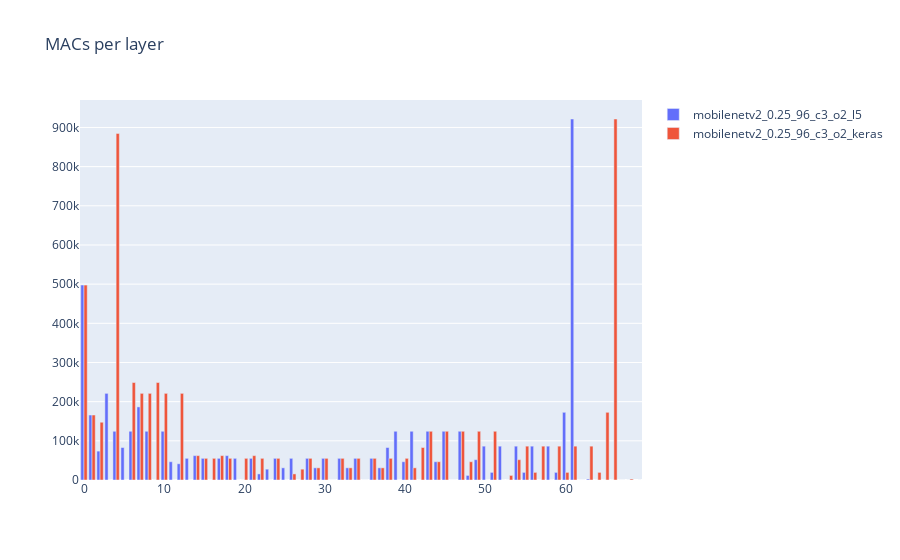

Write notebook code for a chart like this one.
### Code cell
# dict for the dataframes and their names
dfs = {architecture_1 : df_me, architecture_2 : df_keras}

# plot the data
#fig = go.Figure(layout=dict(title=dict(text="MACs per layer")))
fig = go.Figure(layout_title_text="MACs per layer")
#fig = make_subplots(rows=2, cols=1, start_cell="bottom-left")

for i in dfs:
    fig = fig.add_trace(go.Bar(x = dfs[i]["index"],
                                   y = dfs[i]["macs"], 
                                   name = i))
fig.show()

### Figure 1 — Plotly figure (JSON) as saved in the notebook; plotly's stock layout.template omitted (floating-point values rounded to 4 significant figures)
{"data": [{"name": "mobilenetv2_0.25_96_c3_o2_l5", "type": "bar", "x": [0, 1, 2, 3, 4, 5, 6, 7, 8, 9, 10, 11, 12, 13, 14, 15, 16, 17, 18, 19, 20, 21, 22, 23, 24, 25, 26, 27, 28, 29, 30, 31, 32, 33, 34, 35, 36, 37, 38, 39, 40, 41, 42, 43, 44, 45, 46, 47, 48, 49, 50, 51, 52, 53, 54, 55, 56, 57, 58, 59, 60, 61, 62, 63, 64, 65, 66, 67, 68], "y": [497664, 165888, 73728, 221184, 124416, 82944, 124416, 186624, 124416, 0, 124416, 46656, 41472, 55296, 62208, 55296, 0, 55296, 62208, 55296, 0, 55296, 15552, 27648, 55296, 31104, 55296, 0, 55296, 31104, 55296, 0, 55296, 31104, 55296, 0, 55296, 31104, 82944, 124416, 46656, 124416, 0, 124416, 46656, 124416, 0, 124416, 11664, 51840, 86400, 19440, 86400, 0, 86400, 19440, 86400, 0, 86400, 19440, 172800, 921600, 0, 2560, 0, 0, 0, 0, 0]}, {"name": "mobilenetv2_0.25_96_c3_o2_keras", "type": "bar", "x": [0, 1, 2, 3, 4, 5, 6, 7, 8, 9, 10, 11, 12, 13, 14, 15, 16, 17, 18, 19, 20, 21, 22, 23, 24, 25, 26, 27, 28, 29, 30, 31, 32, 33, 34, 35, 36, 37, 38, 39, 40, 41, 42, 43, 44, 45, 46, 47, 48, 49, 50, 51, 52, 53, 54, 55, 56, 57, 58, 59, 60, 61, 62, 63, 64, 65, 66, 67, 68, 69], "y": [497664, 165888, 147456, 0, 884736, 0, 248832, 221184, 221184, 248832, 221184, 0, 221184, 0, 62208, 55296, 55296, 62208, 55296, 0, 55296, 62208, 55296, 0, 55296, 0, 15552, 27648, 55296, 31104, 55296, 0, 55296, 31104, 55296, 0, 55296, 31104, 55296, 0, 55296, 31104, 82944, 124416, 46656, 124416, 0, 124416, 46656, 124416, 0, 124416, 0, 11664, 51840, 86400, 19440, 86400, 0, 86400, 19440, 86400, 0, 86400, 19440, 172800, 921600, 0, 2560, 0]}], "layout": {"title": {"text": "MACs per layer"}}}
